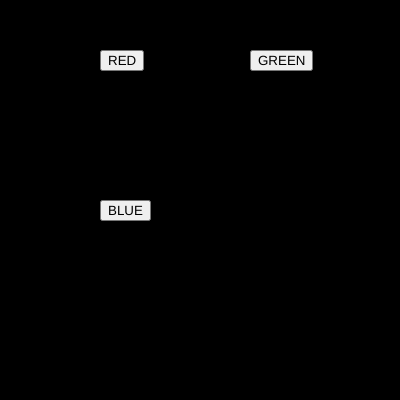
Frame 1 (no input)
Frame 60 (no input): identical to frame 1, image omitted
Frame 120 (the mouse pressed at the canvas centre since frame 60): identical to frame 1, image omitted

The p5.js sketch that drew this single still picture (run headless with seeded random() and noise() and a simulated clock; from frame 60 on, the mouse is pressed at the canvas centre):

// p5.js sketch
// ── sketch.js
var btn_red;
var btn_green;
var btn_blue;

var r = 0;
var g = 0;
var b = 0;

function setup() {
  createCanvas(400, 400); 

btn_red=createButton("RED");
btn_red.position(100,50);
btn_red.mousePressed(red_bg);

btn_green=createButton("GREEN");
btn_green.position(250,50);
btn_green.mousePressed(green_bg);

btn_blue=createButton("BLUE");
btn_blue.position(100,200);
btn_blue.mousePressed(blue_bg);

function red_bg()
{
  r = 255;
  g = 0;
  b = 0;
  y = 0;
}

function green_bg()
{
  r = 0;
  g = 255;
  b = 0;
  y = 0;
}

function blue_bg()
{
  r = 0;
  g = 0;
  b = 255;
  y = 0;
}

}



function draw() {
  background(r,g,b);

  console.log(r,g,b);
}
